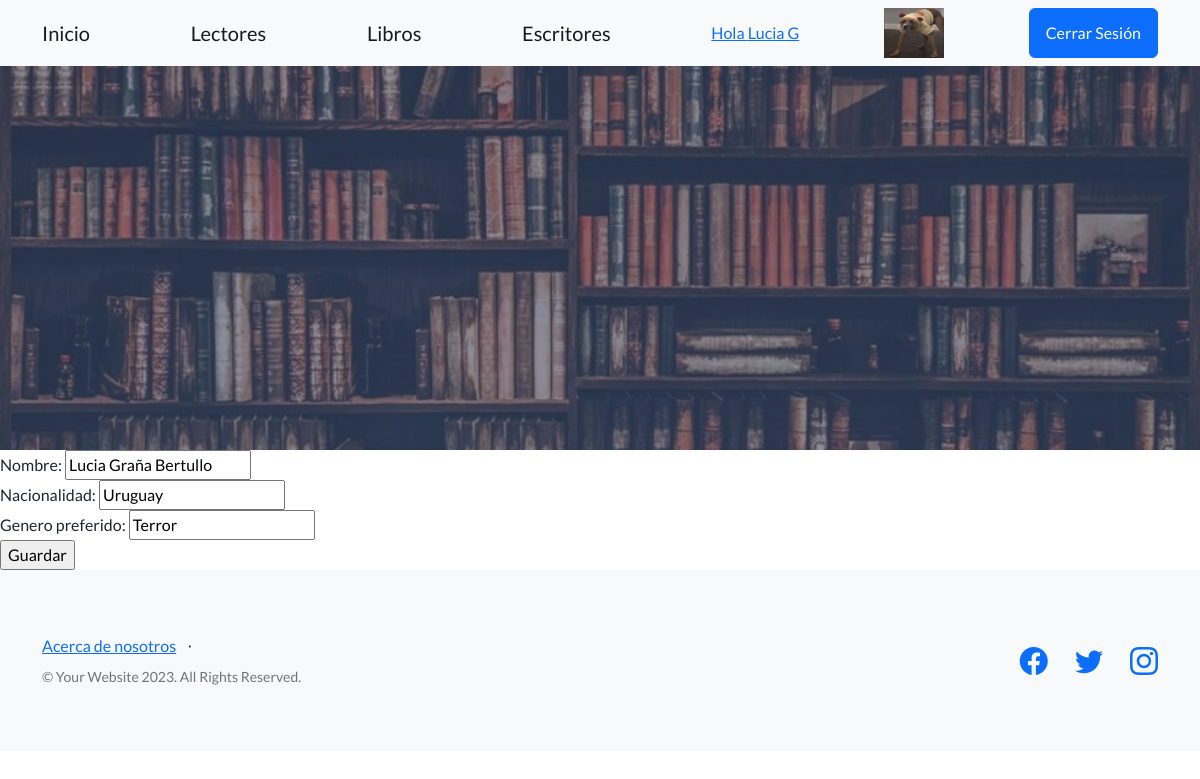
Page /AppLectores/actualizar_escritor/2 (signed in) on the committed database.
### AppLectores/models.py (models this page shows, shortened)
class avatar(models.Model):
    usuario = models.ForeignKey(User, on_delete= models.CASCADE)
    imagen = models.ImageField(upload_to="avatares", null = True, blank= True)

class Escritor(models.Model):
    nombre = models.CharField(max_length=100)
    nacionalidad = models.CharField(max_length=100)
    genero_preferido = models.CharField(max_length=50)

### AppLectores/views.py (the view)
# urls.py: path("actualizar_escritor/<escritor>", actualizar_escritor, name= "Editar Escritor"),
@login_required
def actualizar_escritor(request, escritor):
    escritor_elegido = Escritor.objects.get(id=escritor)
    if request.method == "POST":
        formulario = EscritorForm(request.POST)
        if formulario.is_valid():
            info_dic = formulario.cleaned_data
            escritor_elegido.nombre = info_dic["nombre"]
            escritor_elegido.nacionalidad = info_dic["nacionalidad"]
            escritor_elegido.genero_preferido = info_dic["genero_preferido"]
            escritor_elegido.save()
            return render(request,"inicio.html")
    else:
            formulario = EscritorForm(initial={"nombre":escritor_elegido.nombre,
                                               "nacionalidad": escritor_elegido.nacionalidad,
                                               "genero_preferido": escritor_elegido.genero_preferido})
    return render(request,"escritor/actualizar_escritor.html", {"formu": formulario})

### AppLectores/forms.py
class EscritorForm(forms.Form):
    nombre = forms.CharField(max_length=100)
    nacionalidad = forms.CharField(max_length=100)
    genero_preferido = forms.CharField(max_length=50)

### AppLectores/templates/escritor/actualizar_escritor.html
{% extends "padre.html" %}
{% block parrafo %}
<form action="" method="post"> {% csrf_token %}
{{formu}}
  <input type="submit" value="Guardar">
</form>
{% endblock %}

### AppLectores/templates/padre.html (shortened to what this page needs)
<!DOCTYPE html>
<html lang="en">
    <head>
        {% load static %}
        <link href="https://cdn.jsdelivr.net/npm/bootstrap-icons@1.5.0/font/bootstrap-icons.css" rel="stylesheet" type="text/css" />
        <link href="{% static 'css/styles.css' %}" rel="stylesheet" />
    </head>
    <body>
        <nav class="navbar navbar-light bg-light static-top">
            <div class="container">
                <a class="navbar-brand" href="{% url 'home' %}">Inicio</a>
                <a class="navbar-brand" href="{% url 'Lector' %}">Lectores</a>
                <a class="navbar-brand" href="{% url 'Libro' %}">Libros</a>
                <a class="navbar-brand" href="{% url 'Escritor' %}">Escritores</a>
                {% if user.is_authenticated %}
                <a href="{% url 'Editar' %} "> Hola {{user.first_name}} </a>
                <img src="{{user.avatar_set.last.imagen.url}}" width="60px" height="50px" alt="La imagen no cargó correctamente">
                <a class="btn btn-primary" href="{% url 'Cierre' %}">Cerrar Sesión</a>
                {% else %}
                <a class="btn btn-primary" href="{% url 'Login' %}">Iniciar Sesión</a>
                <a class="btn btn-primary" href="{% url 'Registro' %}">Registrarse</a>
                {% endif %}
            </div>
        </nav>
        <header class="masthead">
        </header>
        {% block parrafo %}
        {% endblock %}
        <footer class="footer bg-light">
            <div class="container">
                <div class="row">
                    <div class="col-lg-6 h-100 text-center text-lg-start my-auto">
                        <ul class="list-inline mb-2">
                            <li class="list-inline-item"><a href="{% url 'about' %}">Acerca de nosotros</a></li>
                            <li class="list-inline-item">⋅</li>
                        </ul>
                        <p class="text-muted small mb-4 mb-lg-0">&copy; Your Website 2023. All Rights Reserved.</p>
                    </div>
                    <div class="col-lg-6 h-100 text-center text-lg-end my-auto">
                        <ul class="list-inline mb-0">
                            <li class="list-inline-item me-4">
                                <a href="https://www.facebook.com" target="_blank"><i class="bi-facebook fs-3"></i></a>
                            </li>
                            <li class="list-inline-item me-4">
                                <a href="https://twitter.com" target="_blank"><i class="bi-twitter fs-3"></i></a>
    </li>
                            <li class="list-inline-item">
                                <a href="https://www.instagram.com" target="_blank"><i class="bi-instagram fs-3"></i></a>
                            </li>
                        </ul>
                    </div>
                </div>
            </div>
        </footer>
    </body>
</html>

### rows in the picture
Escritor: nombre "Lucia Graña Bertullo", nacionalidad "Uruguay", genero_preferido "Terror"

### other values in the picture
{{ user.first_name }} "Lucia G"
